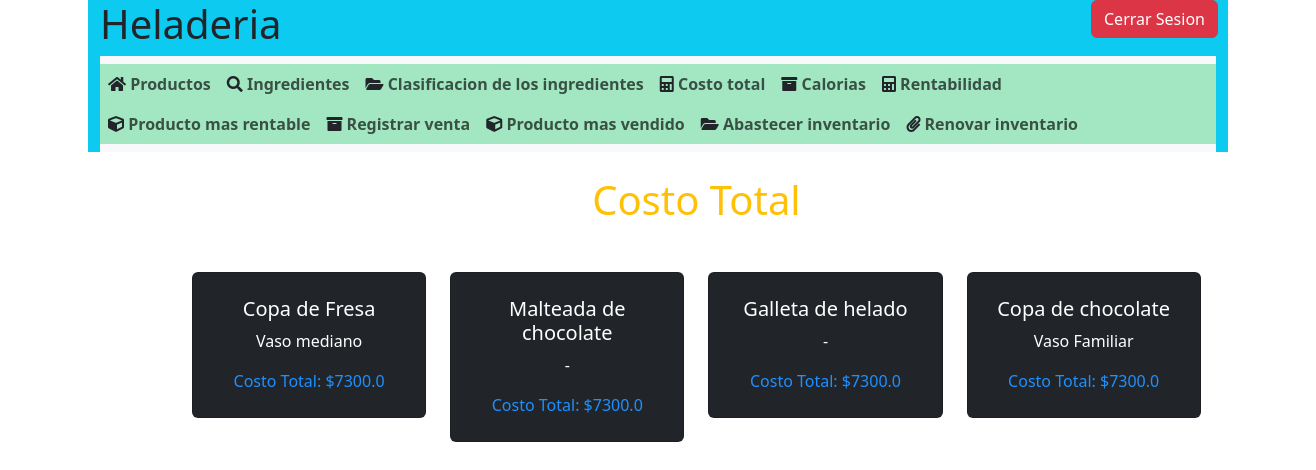
The page /costo_ajustado (signed in) on the database its author committed.
### models/Productos.py (models this page shows, shortened)
class Producto(db.Model):
        __tablename__ = 'productos'
        id = db.Column(db.Integer, primary_key = True)
        nombre = db.Column(db.String(100), nullable = False, unique = True)
        precio_publico = db.Column(db.Float, nullable = False)
        rentabilidad = db.Column(db.Float, nullable = False)
        tipo_vaso = db.Column(db.String(100))
        volumen = db.Column(db.Float)
        ingrediente1_id = db.Column(db.Integer, db.ForeignKey('ingredientes.id'),nullable = True)
        ingrediente2_id = db.Column(db.Integer, db.ForeignKey('ingredientes.id'), nullable = True)
        ingrediente3_id = db.Column(db.Integer, db.ForeignKey('ingredientes.id'), nullable = True)
        ventas_totales = db.Column(db.Integer, default=0)
        ingrediente1 = db.relationship('Ingrediente', foreign_keys=[ingrediente1_id])
        ingrediente2 = db.relationship('Ingrediente', foreign_keys=[ingrediente2_id])
        ingrediente3 = db.relationship('Ingrediente', foreign_keys=[ingrediente3_id])

### views/Heladeria_controller.py (the view)
    @app.route('/costo_ajustado')
    @login_required
    def mostrar_costo_ajustado():
        if current_user.es_admin or current_user.es_empleado:
            productos = None
            productos = Producto.query.limit(4).all()
            heladeria.productos= []
            for producto in productos:
                costo_total = 0
                for ingrediente_id in [producto.ingrediente1_id, producto.ingrediente2_id, producto.ingrediente3_id]:
                    if ingrediente_id:
                        ingrediente = Ingrediente.query.get(ingrediente_id)
                        if ingrediente.nombre:
                            costo_total += ingrediente.precio
                heladeria.productos.append({
                    'nombre': producto.nombre,
                    'tipo_vaso': producto.tipo_vaso,
                    'costo_ajustado': round(costo_total, 2)
                })
            return render_template('costo_ajustado.html', productos= heladeria.obtener_productos() or " - ")
        else:
            return render_template('sin_autorizacion.html')

### models/Heladeria.py (called while the page is built)
    def obtener_productos(self):
        return self.productos

### templates/costo_ajustado.html (shortened to what this page needs)
{% include '/scripts.html'  %}
{% include '/header.html'  %}
<!DOCTYPE html>
<html lang="en">
<head>
</head>
<main class="main text-center py-4">
    <body>
    <h1 class="text-center text-warning">Costo Total</h1>
    <div class="container mt-5 table table-dark" >
        <div class="row mt-4">
            {% for producto in productos %}
            <div class="col-md-3">
                <div class="card">
                    <div class="card-body">
                        <h5 class="card-title">{{ producto.nombre }}</h5>
                        {% if producto %}
                        <p class="card-text">{{ producto.tipo_vaso }}</p>
                        {% else %}
                        <p class="card-text"> - </p>
                        {% endif %}
                        <p class="card-text" style="color: dodgerblue;">Costo Total: ${{ producto.costo_ajustado }}</p>
                    </div>
                </div>
            </div>
            {% endfor %}
        </div>
    </div>
</body>
</html>

### static/css/style2.css (style rules this page uses)
* { margin: 0px; padding: 0px; box-sizing: border-box; }
main { width: 80%; height: 40rem; border: none; padding: 1px 10px 6px 10px; border-radius: 20px; justify-content: center; margin-left: 170px; }

### rows shown on the page
Producto: nombre "Copa de Fresa", tipo_vaso "Vaso mediano", costo_ajustado "7300.0"
Producto: nombre "Malteada de chocolate", tipo_vaso "-", costo_ajustado "7300.0"
Producto: nombre "Galleta de helado", tipo_vaso "-", costo_ajustado "7300.0"
Producto: nombre "Copa de chocolate", tipo_vaso "Vaso Familiar", costo_ajustado "7300.0"
